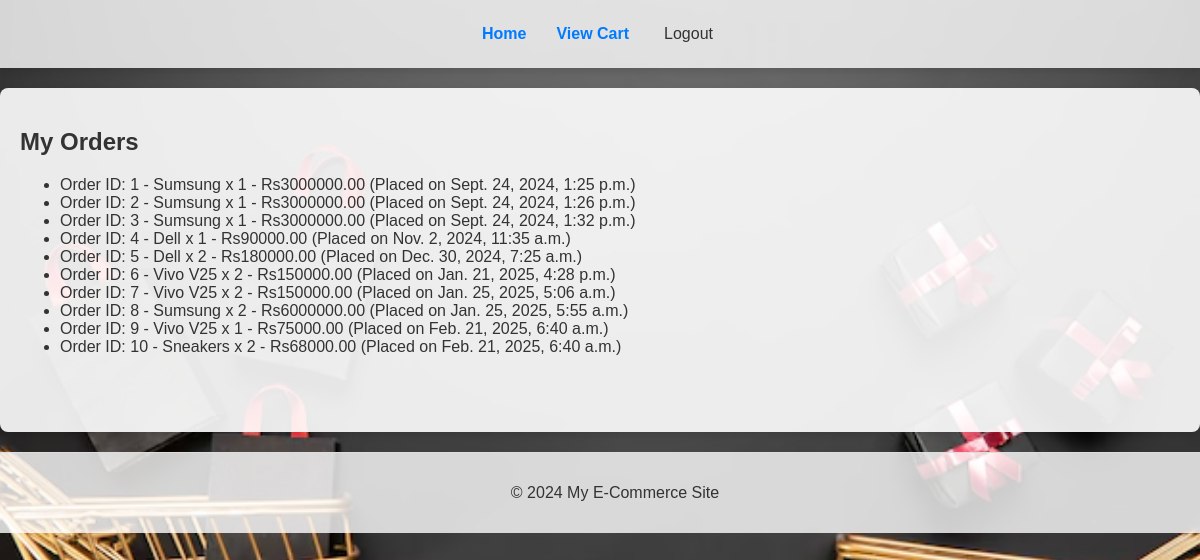
Screenshot of /orders/ (signed in) with the database file from the repository.
### store/models.py (models this page shows, shortened)
class Order(models.Model):
    user = models.ForeignKey(User, null=True, blank=True, on_delete=models.SET_NULL)
    product = models.ForeignKey(Product, on_delete=models.CASCADE)
    quantity = models.PositiveIntegerField()
    created_at = models.DateTimeField(auto_now_add=True)
    status = models.CharField(max_length=100, default='Pending')
    from django.db import models

class Product(models.Model):
    name = models.CharField(max_length=100)
    image = models.ImageField(upload_to='products/')
    description = models.TextField()
    price = models.DecimalField(max_digits=10, decimal_places=2)
    category = models.ForeignKey(Category, related_name='products', on_delete=models.CASCADE, default=1)

### store/views.py (the view)
# urls.py: path('orders/', views.order_list, name='order_list'),
@login_required
def order_list(request):
    orders = Order.objects.filter(user=None)
    for order in orders:
        order.total_price = order.product.price * order.quantity
    return render(request, 'store/order_list.html', {'orders': orders})

### store/templates/store/order_list.html (shortened to what this page needs)
{% extends 'store/base.html' %}
{% block content %}
<h2>My Orders</h2>
<ul>
    {% for order in orders %}
        <li>
            Order ID: {{ order.id }} - {{ order.product.name }} x {{ order.quantity }} - Rs{{ order.total_price }} (Placed on {{ order.created_at }})
        </li>
    {% empty %}
        <li>No orders yet.</li>
    {% endfor %}
</ul>
{% endblock %}

### static/store/style.css (style rules this page uses)
body { font-family: Arial, sans-serif; background: url('../images/background.jpg') no-repeat center center fixed; background-size: cover; color: #333; margin: 0; padding: 0; }

### rows the page displays
Order: id "1", product.name "Sumsung", quantity "1", total_price "3000000.00", created_at "Sept. 24, 2024, 1:25 p.m."
Order: id "2", product.name "Sumsung", quantity "1", total_price "3000000.00", created_at "Sept. 24, 2024, 1:26 p.m."
Order: id "3", product.name "Sumsung", quantity "1", total_price "3000000.00", created_at "Sept. 24, 2024, 1:32 p.m."
Order: id "4", product.name "Dell", quantity "1", total_price "90000.00", created_at "Nov. 2, 2024, 11:35 a.m."
Order: id "5", product.name "Dell", quantity "2", total_price "180000.00", created_at "Dec. 30, 2024, 7:25 a.m."
Order: id "6", product.name "Vivo V25", quantity "2", total_price "150000.00", created_at "Jan. 21, 2025, 4:28 p.m."
Order: id "7", product.name "Vivo V25", quantity "2", total_price "150000.00", created_at "Jan. 25, 2025, 5:06 a.m."
Order: id "8", product.name "Sumsung", quantity "2", total_price "6000000.00", created_at "Jan. 25, 2025, 5:55 a.m."
Order: id "9", product.name "Vivo V25", quantity "1", total_price "75000.00", created_at "Feb. 21, 2025, 6:40 a.m."
Order: id "10", product.name "Sneakers", quantity "2", total_price "68000.00", created_at "Feb. 21, 2025, 6:40 a.m."
